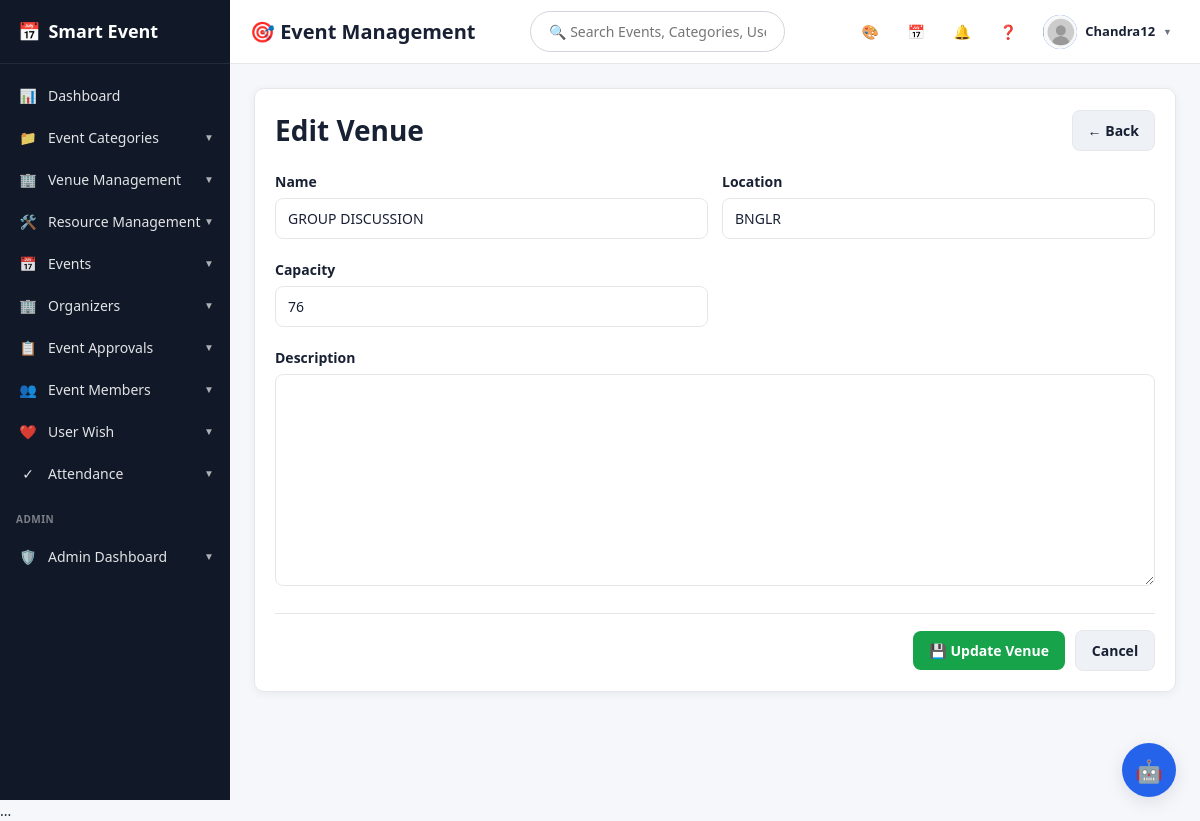
The app's page /venues/1/edit/ (signed in) with its own data.
### accounts/models.py (models this page shows, shortened)
class UserProfile(models.Model):
    ROLE_CHOICES = [
        ('USER', 'User'),
        ('ORGANIZER', 'Organizer'),
    ]
    user = models.OneToOneField(User, on_delete=models.CASCADE, related_name='profile')
    role = models.CharField(max_length=12, choices=ROLE_CHOICES, default='USER')
    full_name = models.CharField(max_length=150, blank=True)
    phone_number = models.CharField(max_length=20, blank=True)
    organization = models.CharField(max_length=200, blank=True)
    bio = models.TextField(blank=True)
    profile_picture = models.ImageField(upload_to='profiles/', blank=True, null=True)

### events/models.py (models this page shows, shortened)
class Venue(models.Model):
    name = models.CharField(
        max_length=200
    )
    location = models.CharField(
        max_length=255
    )
    capacity = models.PositiveIntegerField()
    description = models.TextField(
        blank=True
    )
    is_available = models.BooleanField(
        default=True
    )
    created_at = models.DateTimeField(
        auto_now_add=True
    )

### events/views.py (the view)
@login_required
def venue_edit(request, pk):
    venue = get_object_or_404(
        Venue,
        pk=pk
    )
    if request.method == "POST":
        form = VenueForm(
            request.POST,
            instance=venue
        )
        if form.is_valid():
            form.save()
            messages.success(
                request,
                "Venue updated successfully."
            )
            return redirect("venue_list")
    else:
        form = VenueForm(instance=venue)
    return render(
        request,
        "events/venue_form.html",
        {
            "form": form,
            "title": "Edit Venue"
        }
    )

### events/forms.py
class VenueForm(forms.ModelForm):
    class Meta:
        model = Venue
        fields = [
            'name',
            'location',
            'capacity',
            'description',
            'is_available',
        ]

### templates/events/venue_form.html (shortened to what this page needs)
{% extends 'base.html' %}
{% block content %}
<div class="card venue-form-card">
    <div class="venue-form-header">
        <h1>
            {% if form.instance.pk %}
                Edit Venue
            {% else %}
                Create Venue
            {% endif %}
        </h1>
        <a
            href="{% url 'venue_list' %}"
            class="btn secondary">
            ← Back
        </a>
    </div>
    <form
        method="post"
        enctype="multipart/form-data">
        <div class="venue-form-grid">
            <div class="venue-field">
                <label for="{{ form.name.id_for_label }}">
                    Name
                </label>
                {{ form.name }}
            </div>
            <div class="venue-field">
                <label for="{{ form.location.id_for_label }}">
                    Location
                </label>
                {{ form.location }}
            </div>
            <div class="venue-field">
                <label for="{{ form.capacity.id_for_label }}">
                    Capacity
                </label>
                {{ form.capacity }}
            </div>
            <div class="venue-field venue-description">
                <label for="{{ form.description.id_for_label }}">
                    Description
                </label>
                {{ form.description }}
            </div>
        </div>
        <div class="venue-form-actions">
            <button
                type="submit"
                class="btn success">
                💾
                {% if form.instance.pk %}
                    Update Venue
                {% else %}
                    Save Venue
                {% endif %}
            </button>
            <a
                href="{% url 'venue_list' %}"
                class="btn secondary">
                Cancel
            </a>
        </div>
    </form>
</div>
{% endblock %}

### templates/base.html (shortened to what this page needs)
<!DOCTYPE html>
<html lang="en">
<head>
    <link
        href="https://cdn.jsdelivr.net/npm/fullcalendar@6.1.17/index.global.min.css"
        rel="stylesheet"
    >
</head>
<body
{% if user.is_authenticated %}
    class="{% if user.settings.theme_mode == 'dark' %}dark-mode{% endif %}"
    style="
        --primary: {{ user.settings.dashboard_color }};
        --primary-dark: {{ user.settings.dashboard_color }};
        --primary-light: {{ user.settings.dashboard_color }}22;
        --sidebar-active: {{ user.settings.dashboard_color }};
        --sidebar-bg: {{ user.settings.sidebar_color }};
        --topbar-bg: {{ user.settings.topbar_color }};
    "
{% endif %}
>
{% if user.is_authenticated %}
<aside class="sidebar">
    <a href="{% url 'home' %}" class="sidebar-logo">
        <span class="sidebar-logo-icon">📅</span>
        <strong>Smart Event</strong>
    </a>
    <div class="sidebar-menu">
        {% if user.is_staff %}
            <a href="{% url 'admin_dashboard' %}"
               class="single-menu-link">
                <span class="menu-icon">📊</span>
                <span>Dashboard</span>
            </a>
            <details class="menu-dropdown"
                >
                <summary>
                    <span class="menu-icon">📁</span>
                    <span class="menu-title">
                        Event Categories
                    </span>
                    <span class="menu-arrow">▼</span>
                </summary>
            </details>
            <details class="menu-dropdown"
                >
                <summary>
                    <span class="menu-icon">🏢</span>
                    <span class="menu-title">
                        Venue Management
                    </span>
                    <span class="menu-arrow">▼</span>
                </summary>
            </details>
            <details class="menu-dropdown"
                >
                <summary>
                    <span class="menu-icon">🛠️</span>
                    <span class="menu-title">
                        Resource Management
                    </span>
                    <span class="menu-arrow">▼</span>
                </summary>
            </details>
            <details class="menu-dropdown"
                >
                <summary>
                    <span class="menu-icon">📅</span>
                    <span class="menu-title">
                        Events
                    </span>
                    <span class="menu-arrow">▼</span>
                </summary>
            </details>
            <details class="menu-dropdown"
                >
                <summary>
                    <span class="menu-icon">🏢</span>
                    <span class="menu-title">
                        Organizers
                    </span>
                    <span class="menu-arrow">▼</span>
                </summary>
            </details>
            <details class="menu-dropdown"
                >
                <summary>
                    <span class="menu-icon">📋</span>
                    <span class="menu-title">
                        Event Approvals
                    </span>
                    <span class="menu-arrow">▼</span>
                </summary>
            </details>
            <details class="menu-dropdown"
                >
                <summary>
                    <span class="menu-icon">👥</span>
                    <span class="menu-title">
                        Event Members
                    </span>
                    <span class="menu-arrow">▼</span>
                </summary>
            </details>
            <details class="menu-dropdown"
                >
                <summary>
                    <span class="menu-icon">❤️</span>
                    <span class="menu-title">
                        User Wish
                    </span>
                    <span class="menu-arrow">▼</span>
                </summary>
            </details>
            <details class="menu-dropdown"
                >
                <summary>
                    <span class="menu-icon">✓</span>
                    <span class="menu-title">
                        Attendance
                    </span>
                    <span class="menu-arrow">▼</span>
                </summary>
            </details>
            <div class="admin-section">
                ADMIN
            </div>
            <details class="menu-dropdown"
                >
                <summary>
                    <span class="menu-icon">🛡️</span>
                    <span class="menu-title">
                        Admin Dashboard
                    </span>
                    <span class="menu-arrow">▼</span>
                </summary>
            </details>
        {% endif %}
    </div>
</aside>
<div class="main-wrapper">
    <header class="topbar">
<div class="top-header" style="display:flex;align-items:center;justify-content:space-between;width:100%;">
    <h3 style="margin:0;min-width:220px;">
        🎯 Event Management
    </h3>
    <div style="flex:1;display:flex;justify-content:center;">
        <form method="GET"
              action="{% url 'event_list' %}"
              style="width:60%;">
            <input
                type="text"
                name="search"
                placeholder="🔍 Search Events, Categories, Users..."
                style="
                    width:100%;
                    padding:10px 18px;
                    border-radius:25px;
                    border:1px solid #d1d5db;
                    outline:none;
                    font-size:14px;
                    background:white;
                ">
        </form>
    </div>
</div>
        <div class="topbar-actions">
            <a
    href="{% url 'theme_settings' %}"
    class="top-action"
    title="Theme"
>
    🎨
</a>
<a
    href="{% url 'calendar' %}"
    class="top-action"
    title="Calendar">
    📅
</a>
            <a href="{% url 'notifications' %}"
               class="top-action"
               title="Notifications">
                🔔
            </a>
<a href="{% url 'contact' %}"
   class="top-action"
   title="Help & Support">
    ❓
</a>
            <details class="profile-dropdown">
                <summary>
                    {% if user.profile.profile_picture %}
<img
    src="{{ user.profile.profile_picture.url }}"
    class="profile-avatar"
    style="object-fit:cover;">
{% else %}
<div class="profile-avatar">
    {{ user.username|first }}
</div>
{% endif %}
                    <span class="profile-name">
                        {{ user.username }}
                    </span>
                    <span class="profile-arrow">
                        ▼
                    </span>
                </summary>
            </details>
        </div>
    </header>
    <main class="content">
        {% block content %}
        {% endblock %}
    </main>
</div>
{% endif %}
...
<details class="smart-ai-assistant">
    <summary class="smart-ai-button" title="Smart Event AI Assistant">🤖</summary>
</details>
</body>
</html>

### records on screen
Venue: name "GROUP DISCUSSION", location "BNGLR", capacity "76"

### other values on screen
{{ user.username }} "Chandra12"
